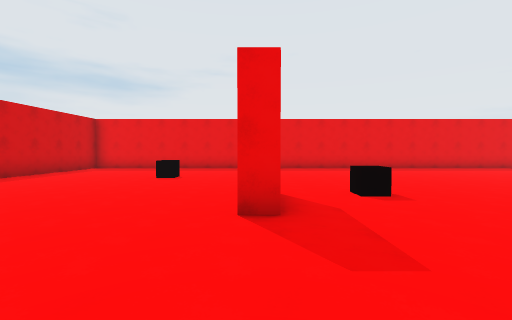
[1] (above)

20 first-person views from a walk through a scene from a Unity 3-D project. The camera is 1.5 m above the floor, tilts 2° down and sees 90° across. The floor is counted in squares, 2 m on a side. Each view is taken from the middle of a square. On the plan, view 1 faces up. The plan holds only what a view shows up to about 9 squares ahead; the rest is blank. The place goes on beyond the plan. The player is left out. Surface patterns are stand-ins for the level's own textures.

[2]
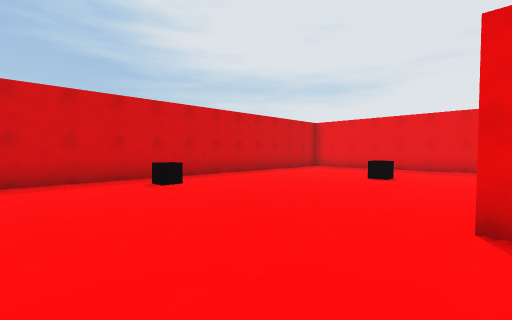

[3]
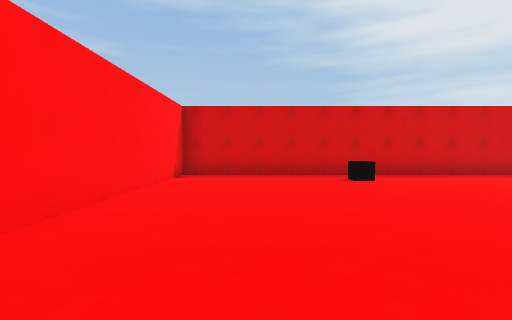

[4]
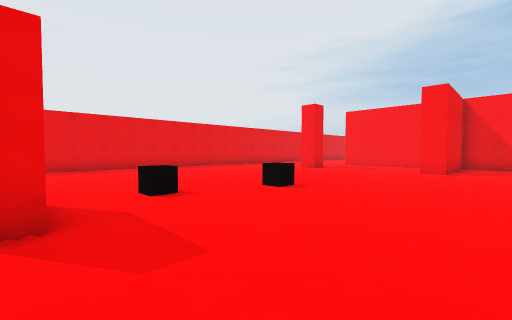

[5]
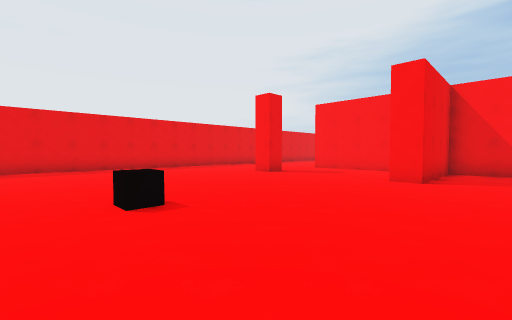

[6]
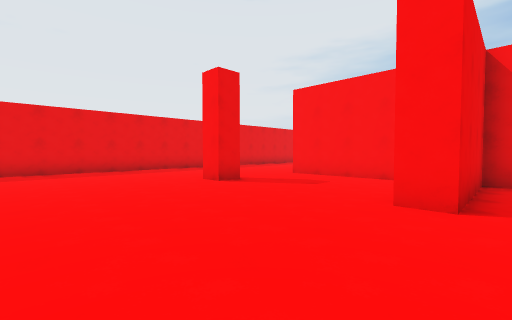

[7]
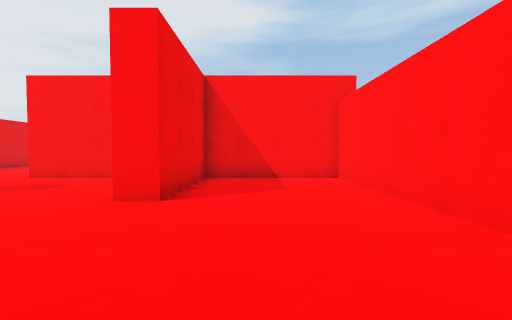

[8]
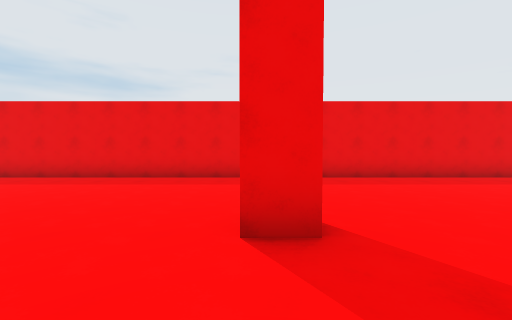

[9]
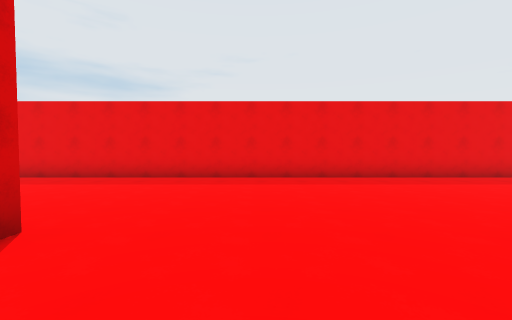

[10]
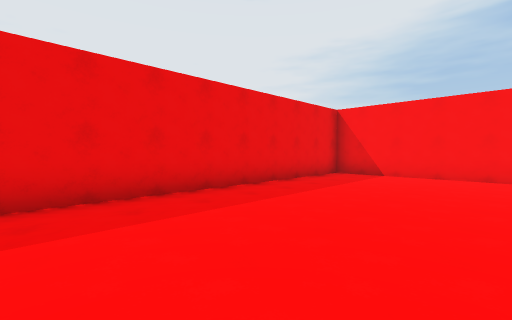

[11]
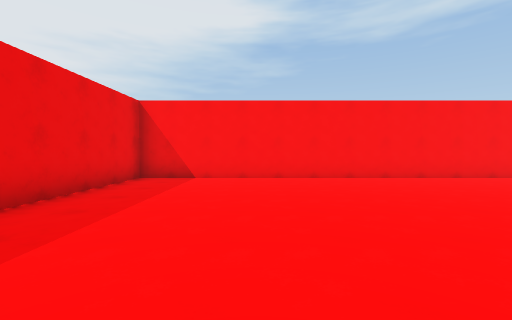

[12]
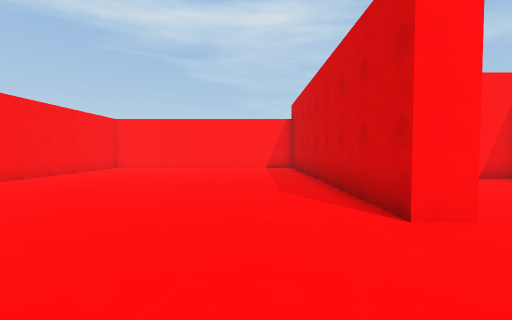

[13]
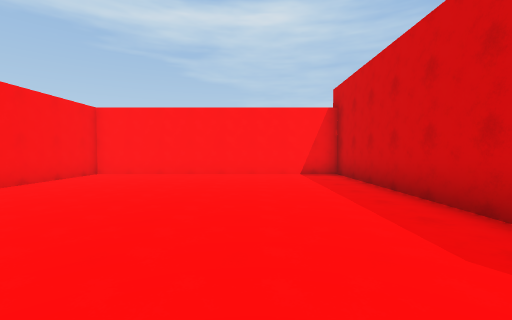

[14]
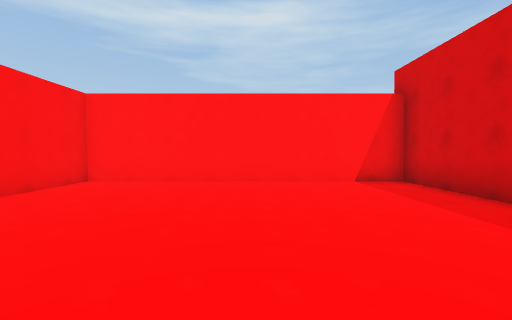

[15]
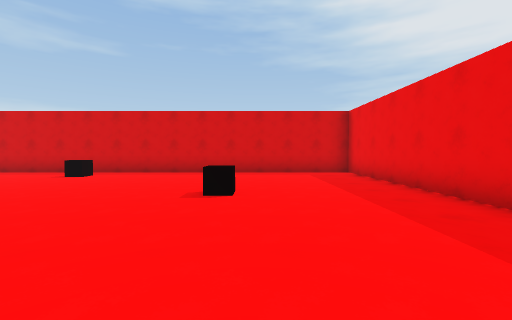

[16]
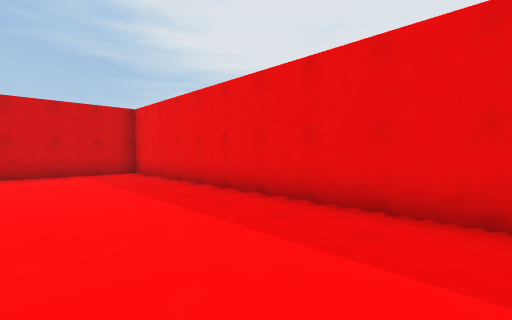

[17]
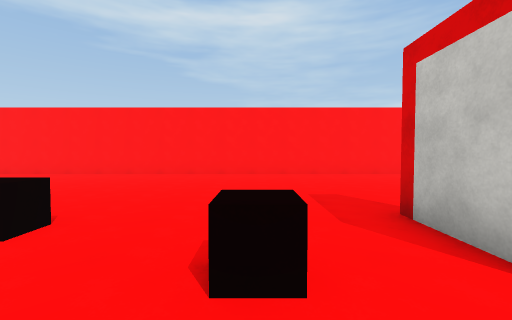

[18]
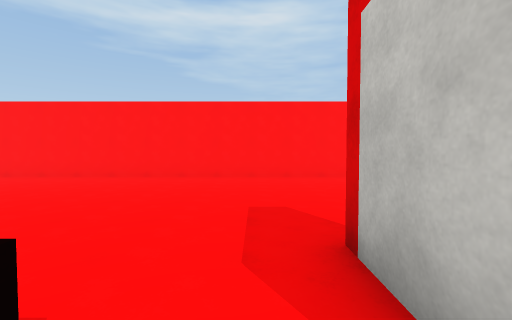

[19]
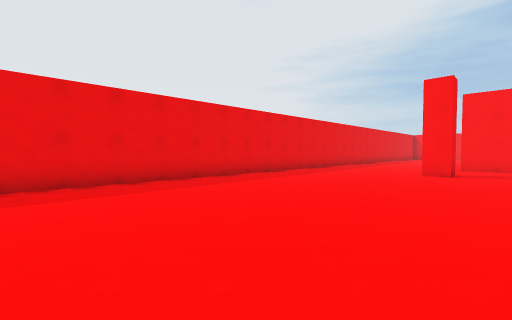

[20]
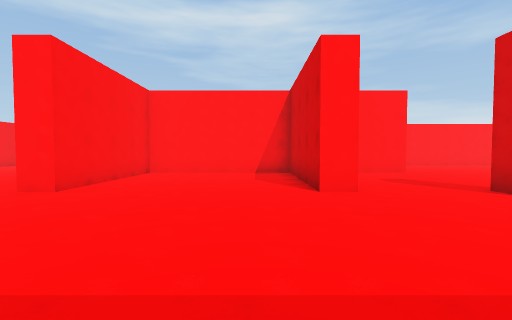

### Floor plan
Points are (right, up) in squares from view 1. A wall is a line through its corners. A room is listed if a view was taken in it or the views show most of it. See-through windows are left out.
Room 1 (views 1, 2, 3, 4, 5, 6, 7, 8, 9, 10, 11, 12, 13, 14, 15, 16, 17, 18, 19, 20)
walls: (10.6, 6.6) (10.6, 6.2) (9.8, 6.2) (9.8, 7); (13.1, 3.1) (13.1, 6.3) (13.8, 6.3) (13.8, 2.1) (18.7, 2.1) (18.7, 6.3) (19.4, 6.3) (19.4, -2.3) (27.1, -2.3) (27.1, 11.3) (-7, 11.3) (-7, -2.3) (13.1, -2.3) (13.1, 1.4) (9.8, 1.4) (9.8, 2.1) (11.5, 2.1)
objects: other object (-6, 3); other object (-2, 7); other object (0, 3) to (0, 4); other object (2, 4); other object (4, 4)

Positions as (right, up) in squares from view 1, and headings:
1: (0, 0), facing up
2: (0, 0), facing up-left
3: (1, 0), facing left
4: (0, 0), facing up-right
5: (3, 0), facing up-right
6: (6, 1), facing up-right
7: (6, 0), facing right
8: (10, 4), facing up
9: (16, 4), facing up
10: (19, 7), facing up-right
11: (20, 8), facing right
12: (21, 9), facing down
13: (22, 6), facing down
14: (23, 4), facing down
15: (2, 8), facing left
16: (2, 8), facing up-left
17: (2, 6), facing down
18: (1, 5), facing down
19: (1, 5), facing up-right
20: (15, 11), facing down
